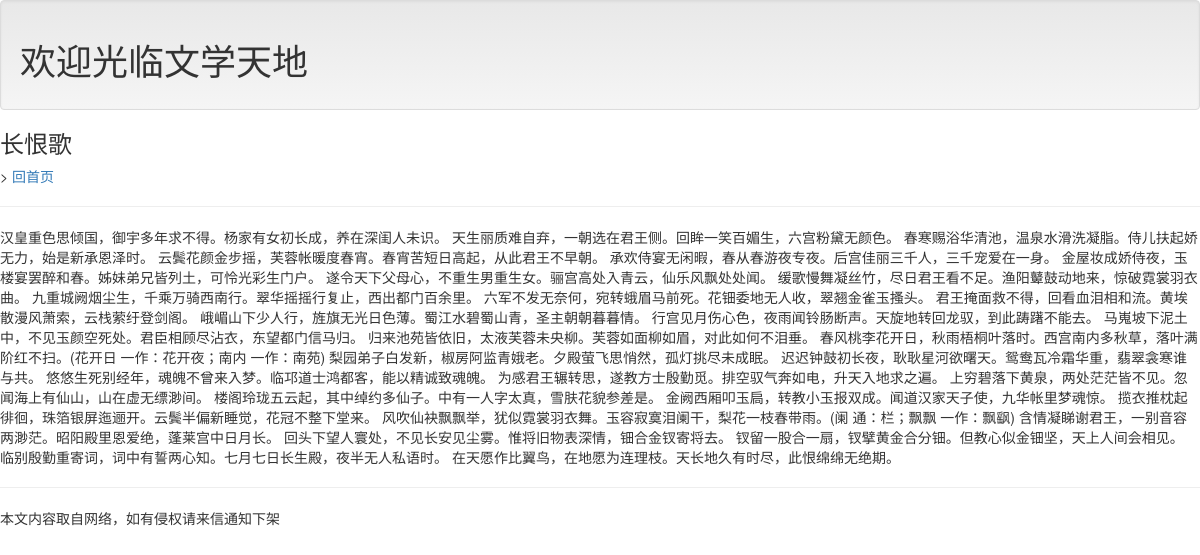
/post/白居易, run on the app's committed database.
### mainsite/models.py (models this page shows, shortened)
class Post(models.Model):
    title=models.CharField(max_length=200)
    slug=models.CharField(max_length=200)
    body=models.TextField()
    pub_date=models.DateTimeField(default=timezone.now)
    class Meta:
        ordering=('-pub_date',)

### mainsite/views.py (called while the page is built)
def showpost(request,slug):
    template=get_template('post.html')
    try:
        post=Post.objects.get(slug=slug)
        if post != None:
            html=template.render(locals())
            return HttpResponse(html)
    except:
        return redirect('/')

### templates/post.html (shortened to what this page needs)
{% extends 'base.html' %}
{% block headmessage %}
    <h3>{{ post.title }}</h3>>
    <a href="/">回首页</a>
{% endblock %}
{% block content %}
    {{ post.body }}
{% endblock %}

### data on the page
Post: title "长恨歌", body "汉皇重色思倾国，御宇多年求不得。杨家有女初长成，养在深闺人未识。 天生丽质难自弃，一朝选在君王侧。回眸一笑百媚生，六宫粉黛无颜色。 春寒赐浴华清池，温泉水滑洗凝脂。侍儿扶起娇无力，始是新承恩泽时。 云鬓花颜金步摇，芙蓉帐暖度春宵。春宵苦短日高起，从此君王不早朝。 承欢侍宴无闲暇，春从春游夜专夜。后宫佳丽三千人，三千宠爱在一身。 金屋妆成娇侍夜，玉楼宴罢醉和春。姊妹弟兄皆列土，可怜光彩生门户。 遂令天下父母心，不重生男重生女。骊宫高处入青云，仙乐风飘处处闻。 缓歌慢舞凝丝竹，尽日君王看不足。渔阳鼙鼓动地来，惊破霓裳羽衣曲。 九重城阙烟尘生，千乘万骑西南行。翠华摇摇行复止，西出都门百余里。 六军不发无奈何，宛转蛾眉马前死。花钿委地无人收，翠翘金雀玉搔头。 君王掩面救不得，回看血泪相和流。黄埃散漫风萧索，云栈萦纡登剑阁。 峨嵋山下少人行，旌旗无光日色薄。蜀江水碧蜀山青，圣主朝朝暮暮情。 行宫见月伤心色，夜雨闻铃肠断声。天旋地转回龙驭，到此踌躇不能去。 马嵬坡下泥土中，不见玉颜空死处。君臣相顾尽沾衣，东望都门信马归。 归来池苑皆依旧，太液芙蓉未央柳。芙蓉如面柳如眉，对此如何不泪垂。 春风桃李花开日，秋雨梧桐叶落时。西宫南内多秋草，落叶满阶红不扫。(花开日 一作：花开夜；南内 一作：南苑) 梨园弟子白发新，椒房阿监青娥老。夕殿萤飞思悄然，孤灯挑尽未成眠。 迟迟钟鼓初长夜，耿耿星河欲曙天。鸳鸯瓦冷霜华重，翡翠衾寒谁与共。 悠悠生死别经年，魂魄不曾来入梦。临邛道士鸿都客，能以精诚致魂魄。 为感君王辗转思，遂教方士殷勤觅。排空驭气奔如电，升天入地求之遍。…"
